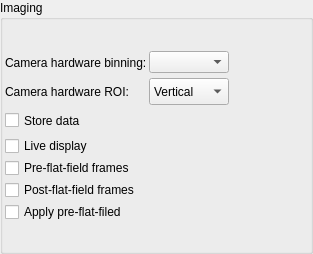
<?xml version="1.0" encoding="UTF-8"?>
<ui version="4.0">
 <class>XrayImagingWidgetVerticalLayout</class>
 <widget class="QWidget" name="XrayImagingWidgetVerticalLayout">
  <property name="geometry">
   <rect>
    <x>0</x>
    <y>0</y>
    <width>313</width>
    <height>254</height>
   </rect>
  </property>
  <property name="sizePolicy">
   <sizepolicy hsizetype="Preferred" vsizetype="Preferred">
    <horstretch>0</horstretch>
    <verstretch>0</verstretch>
   </sizepolicy>
  </property>
  <property name="maximumSize">
   <size>
    <width>32767</width>
    <height>32767</height>
   </size>
  </property>
  <property name="windowTitle">
   <string>Acquisition widget</string>
  </property>
  <layout class="QGridLayout" name="gridLayout">
   <property name="margin">
    <number>0</number>
   </property>
   <item row="0" column="0">
    <widget class="QGroupBox" name="xray_imaging_gbox">
     <property name="sizePolicy">
      <sizepolicy hsizetype="Preferred" vsizetype="Fixed">
       <horstretch>0</horstretch>
       <verstretch>0</verstretch>
      </sizepolicy>
     </property>
     <property name="maximumSize">
      <size>
       <width>32767</width>
       <height>32767</height>
      </size>
     </property>
     <property name="title">
      <string>Imaging</string>
     </property>
     <layout class="QGridLayout" name="gridLayout_2">
      <property name="margin">
       <number>2</number>
      </property>
      <property name="spacing">
       <number>2</number>
      </property>
      <item row="0" column="0">
       <layout class="QGridLayout" name="gridLayout_3">
        <property name="leftMargin">
         <number>0</number>
        </property>
        <property name="topMargin">
         <number>0</number>
        </property>
        <property name="spacing">
         <number>2</number>
        </property>
        <item row="1" column="0">
         <widget class="QLabel" name="cam_hw_roi_label">
          <property name="minimumSize">
           <size>
            <width>0</width>
            <height>27</height>
           </size>
          </property>
          <property name="maximumSize">
           <size>
            <width>16777215</width>
            <height>27</height>
           </size>
          </property>
          <property name="text">
           <string>Camera hardware ROI:</string>
          </property>
          <property name="wordWrap">
           <bool>false</bool>
          </property>
         </widget>
        </item>
        <item row="2" column="0">
         <widget class="QCheckBox" name="store_data_cbox">
          <property name="minimumSize">
           <size>
            <width>0</width>
            <height>27</height>
           </size>
          </property>
          <property name="maximumSize">
           <size>
            <width>150</width>
            <height>27</height>
           </size>
          </property>
          <property name="toolTip">
           <string>Check to use energies from energy scan</string>
          </property>
          <property name="text">
           <string>Store data</string>
          </property>
         </widget>
        </item>
        <item row="1" column="1">
         <widget class="QComboBox" name="camera_hw_roi_combo">
          <property name="enabled">
           <bool>true</bool>
          </property>
          <property name="minimumSize">
           <size>
            <width>80</width>
            <height>27</height>
           </size>
          </property>
          <property name="maximumSize">
           <size>
            <width>80</width>
            <height>27</height>
           </size>
          </property>
          <property name="toolTip">
           <string>Select necesaary detector mode</string>
          </property>
          <item>
           <property name="text">
            <string>Vertical</string>
           </property>
          </item>
          <item>
           <property name="text">
            <string>Symmetric</string>
           </property>
          </item>
         </widget>
        </item>
        <item row="0" column="0">
         <widget class="QLabel" name="cam_hw_binning_label">
          <property name="minimumSize">
           <size>
            <width>0</width>
            <height>27</height>
           </size>
          </property>
          <property name="maximumSize">
           <size>
            <width>16777215</width>
            <height>27</height>
           </size>
          </property>
          <property name="acceptDrops">
           <bool>true</bool>
          </property>
          <property name="text">
           <string>Camera hardware binning:</string>
          </property>
          <property name="wordWrap">
           <bool>false</bool>
          </property>
         </widget>
        </item>
        <item row="3" column="0">
         <widget class="QCheckBox" name="live_display_cbox">
          <property name="text">
           <string>Live display</string>
          </property>
         </widget>
        </item>
        <item row="4" column="0">
         <widget class="QCheckBox" name="pre_flat_cbox">
          <property name="text">
           <string>Pre-flat-field frames</string>
          </property>
         </widget>
        </item>
        <item row="5" column="0">
         <widget class="QCheckBox" name="post_flat_cbox">
          <property name="text">
           <string>Post-flat-field frames</string>
          </property>
         </widget>
        </item>
        <item row="6" column="0">
         <widget class="QCheckBox" name="apply_flat_cbox">
          <property name="text">
           <string>Apply pre-flat-filed</string>
          </property>
         </widget>
        </item>
        <item row="0" column="1">
         <widget class="QComboBox" name="camera_hw_binning_combo"/>
        </item>
       </layout>
      </item>
      <item row="0" column="1">
       <spacer name="horizontalSpacer">
        <property name="orientation">
         <enum>Qt::Horizontal</enum>
        </property>
        <property name="sizeHint" stdset="0">
         <size>
          <width>40</width>
          <height>20</height>
         </size>
        </property>
       </spacer>
      </item>
     </layout>
    </widget>
   </item>
  </layout>
 </widget>
 <layoutdefault spacing="6" margin="11"/>
 <pixmapfunction>qPixmapFromMimeSource</pixmapfunction>
 <resources/>
 <connections/>
</ui>
